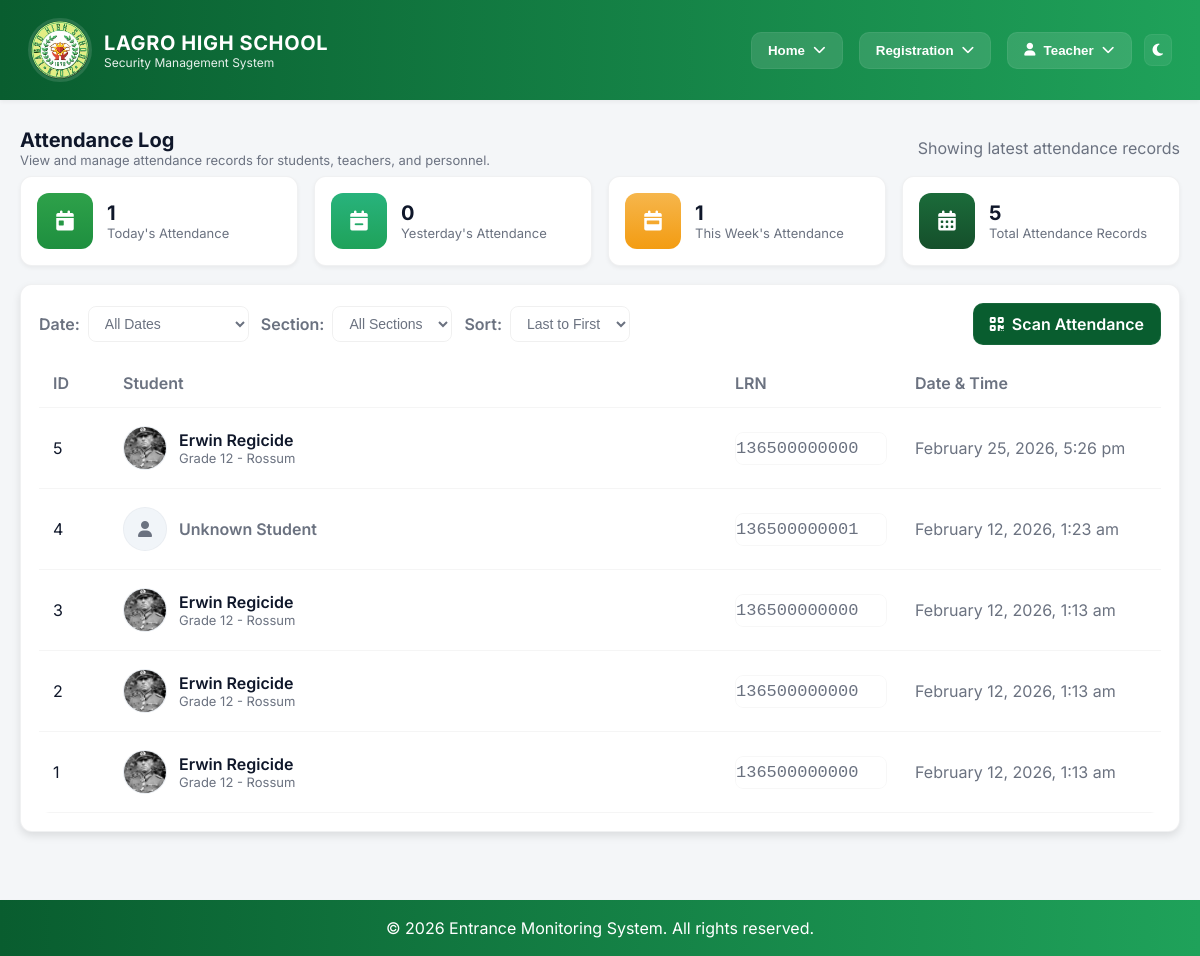
Screenshot of /webpages/attendance-log.php (signed in) with the database file from the repository.
### tables this page shows
CREATE TABLE `attendance` (
  `id` int(11) NOT NULL,
  `student_lrn` varchar(100) NOT NULL,
  `timestamp` timestamp NOT NULL DEFAULT current_timestamp() ON UPDATE current_timestamp()
);

CREATE TABLE `student_info` (
  `id` int(11) NOT NULL,
  `first_name` varchar(50) NOT NULL,
  `middle_name` varchar(50) DEFAULT NULL,
  `last_name` varchar(50) NOT NULL,
  `lrn` varchar(12) NOT NULL,
  `grade_level` int(11) NOT NULL,
  `section` varchar(30) NOT NULL,
  `birthdate` date NOT NULL,
  `age` int(11) NOT NULL,
  `sex` varchar(10) NOT NULL,
  `student_address` text NOT NULL,
  `contact_number` varchar(15) NOT NULL,
  `email_address` varchar(100) NOT NULL,
  `parent_guardian` varchar(100) NOT NULL,
  `parent_guardian_contact` varchar(15) NOT NULL,
  `relationship` varchar(30) DEFAULT NULL,
  `profile_picture` varchar(255) DEFAULT NULL,
  `account_password` varchar(100) NOT NULL,
  `qr_code_url` longtext DEFAULT NULL,
  `qr_code_generated_at` timestamp NULL DEFAULT NULL,
  `is_registered` int(11) DEFAULT 0
);

### include/role_access.php (called while the page is built, shortened)
<?php
if (!function_exists('getCurrentUserRole')) {
function getCurrentUserRole() {
    if (isset($_SESSION['employee_id']) && !empty($_SESSION['employee_id'])) {
        global $conn;
        $emp_id = $_SESSION['employee_id'];
        $stmt = $conn->prepare("SELECT employee_type FROM employee_info WHERE employee_id = ?");
        $stmt->bind_param("s", $emp_id);
        $stmt->execute();
        $result = $stmt->get_result();
        $employee = $result->fetch_assoc();
        if ($employee && !empty($employee['employee_type'])) {
            $employee_type = strtoupper($employee['employee_type']);
            if (strpos($employee_type, 'TEACHER') !== false || strpos($employee_type, 'INSTRUCTOR') !== false) {
                return 'TEACHER';
            } elseif (strpos($employee_type, 'SECURITY') !== false) {
                return 'SECURITY';
            } else {
                return 'OTHER_PERSONNEL';
            }
        }
    }
    return null;
}
}
?>

### webpages/attendance-log.php (the view, shortened to what this page needs)
<?php
include_once "../include/db_conn.php";
include "../include/role_access.php";
$records_per_page = 10;
$page = isset($_GET['page']) ? (int)$_GET['page'] : 1;
$offset = ($page - 1) * $records_per_page;
$sort_order = isset($_GET['sort']) ? $_GET['sort'] : 'DESC';
$where_clause = '';
$sql = "SELECT a.id, a.student_lrn, a.timestamp,
        s.first_name, s.last_name, s.grade_level, s.section, s.profile_picture
        FROM attendance a
        LEFT JOIN student_info s ON a.student_lrn = s.lrn
        $where_clause
        ORDER BY a.timestamp $sort_order
        LIMIT $offset, $records_per_page";
$result = $conn->query($sql);
$today = date('Y-m-d');
$stats_sql = "SELECT
    (SELECT COUNT(*) FROM attendance WHERE DATE(timestamp) = '$today') as today_count,
    (SELECT COUNT(*) FROM attendance WHERE DATE(timestamp) = DATE_SUB('$today', INTERVAL 1 DAY)) as yesterday_count,
    (SELECT COUNT(*) FROM attendance WHERE DATE(timestamp) BETWEEN DATE_SUB('$today', INTERVAL 7 DAY) AND '$today') as week_count,
    (SELECT COUNT(*) FROM attendance) as total_count";
$stats_result = $conn->query($stats_sql);
$stats = $stats_result->fetch_assoc();
?>
<!DOCTYPE html>
<html lang="en">
<head>
</head>
<body>
    <?php
    include "../include/header.php";
    ?>
    <main class="container">
        <div class="page-title">
            <div>
                <h2>Attendance Log</h2>
                <p>View and manage attendance records for students, teachers, and personnel.</p>
            </div>
            <div class="muted">Showing latest attendance records</div>
        </div>
        <section>
            <div class="stats-grid">
                <div class="stat">
                    <div class="icon today"><i class="fas fa-calendar-day"></i></div>
                    <div class="info">
                        <h3><?php echo $stats['today_count']; ?></h3>
                        <p>Today's Attendance</p>
                    </div>
                </div>
                <div class="stat">
                    <div class="icon yesterday"><i class="fas fa-calendar-minus"></i></div>
                    <div class="info">
                        <h3><?php echo $stats['yesterday_count']; ?></h3>
                        <p>Yesterday's Attendance</p>
                    </div>
                </div>
                <div class="stat">
                    <div class="icon week"><i class="fas fa-calendar-week"></i></div>
                    <div class="info">
                        <h3><?php echo $stats['week_count']; ?></h3>
                        <p>This Week's Attendance</p>
                    </div>
                </div>
                <div class="stat">
                    <div class="icon total"><i class="fas fa-calendar-alt"></i></div>
                    <div class="info">
                        <h3><?php echo $stats['total_count']; ?></h3>
                        <p>Total Attendance Records</p>
                    </div>
                </div>
            </div>
            <div class="panel">
                <div class="filter-row">
                    <div class="filter-left">
                        <form method="GET" action="" id="filterForm" style="display: flex; align-items: center; gap: 12px;">
                            <div style="display: flex; align-items: center; gap: 8px;">
                                <label class="filter-label">Date:</label>
                                <select id="date" name="date" onchange="document.getElementById('filterForm').submit();">
                                    <option value="">All Dates</option>
                                </select>
                            </div>
                            <div style="display: flex; align-items: center; gap: 8px;">
                                <label class="filter-label">Section:</label>
                                <select id="section" name="section" onchange="document.getElementById('filterForm').submit();">
                                    <option value="">All Sections</option>
                                </select>
                            </div>
                            <div style="display: flex; align-items: center; gap: 8px;">
                                <label class="filter-label">Sort:</label>
                                <select id="sort" name="sort" onchange="document.getElementById('filterForm').submit();">
                                    <option value="DESC" <?php echo ($sort_order == 'DESC') ? 'selected' : ''; ?>>Last to First</option>
                                </select>
                            </div>
                        </form>
                    </div>
                    <div>
                        <a class="btn-scan" href="scanner.php"><i class="fa-solid fa-qrcode"></i> Scan Attendance</a>
                    </div>
                </div>
                <?php if ($result && $result->num_rows > 0): ?>
                    <div style="overflow:hidden; border-radius:10px;">
                        <table class="attendance-table">
                            <thead>
                                <tr>
                                    <th style="width:70px;">ID</th>
                                    <th>Student</th>
                                    <th style="width:180px;">LRN</th>
                                    <th style="width:260px;">Date & Time</th>
                                </tr>
                            </thead>
                            <tbody>
                                <?php while ($row = $result->fetch_assoc()): ?>
                                    <tr>
                                        <td><?php echo $row['id']; ?></td>
                                        <td>
                                            <div class="student-info">
                                                <div class="avatar">
                                                    <?php if (!empty($row['profile_picture']) && file_exists($row['profile_picture'])): ?>
                                                        <img src="<?php echo htmlspecialchars($row['profile_picture']); ?>" alt="Student Photo">
                                                    <?php else: ?>
                                                        <i class="fas fa-user" style="color:var(--muted);"></i>
                                                    <?php endif; ?>
                                                </div>
                                                <div>
                                                    <div class="student-name">
                                                        <?php
                                                        if (!empty($row['first_name']) && !empty($row['last_name'])) {
                                                            echo htmlspecialchars($row['first_name'] . ' ' . $row['last_name']);
                                                        } else {
                                                            echo '<span style="color: var(--muted);">Unknown Student</span>';
                                                        }
                                                        ?>
                                                    </div>
                                                    <?php if (!empty($row['grade_level']) && !empty($row['section'])): ?>
                                                        <div class="student-meta">Grade <?php echo htmlspecialchars($row['grade_level']); ?> - <?php echo htmlspecialchars($row['section']); ?></div>
                                                    <?php endif; ?>
                                                </div>
                                            </div>
                                        </td>
                                        <td>
                                            <div class="lrn-badge"><?php echo htmlspecialchars($row['student_lrn']); ?></div>
                                        </td>
                                        <td class="muted"><?php echo date('F j, Y, g:i a', strtotime($row['timestamp'])); ?></td>
                                    </tr>
                                <?php endwhile; ?>
                            </tbody>
                        </table>
                    </div>
                <?php endif; ?>
            </div>
        </section>
    </main>
    <?php include '../include/footer.php'; ?>
</body>
</html>

### webpages/attendance-log.php (style rules this page uses)
.container { max-width: 1200px; margin: 28px auto; padding: 0 20px 40px; gap: 24px; }
.page-title { grid-column: 1 / -1; display: flex; align-items: center; justify-content: space-between; gap: 12px; margin-bottom: 8px; }
.page-title h2 { font-size: 20px; margin: 0; }
.page-title p { margin: 0; color: var(--muted); font-size: 13px; }
.stats-grid { display: grid; grid-template-columns: repeat(4, 1fr); gap: 16px; margin-bottom: 18px; }
.stat { background: var(--card); border-radius: 12px; padding: 16px; display: flex; align-items: center; gap: 14px; box-shadow: var(--shadow-sm); border: var(--border); }
.stat .icon { width: 56px; height: 56px; border-radius: 12px; display: flex; align-items: center; justify-content: center; color: #fff; font-size: 20px; flex: 0 0 56px; }
.stat .info h3 { margin: 0; font-size: 20px; }
.stat .info p { margin: 0; color: var(--muted); font-size: 13px; }
.icon.today { background: linear-gradient(180deg, #2ea14a, #1e8f3f); }
.icon.yesterday { background: linear-gradient(180deg, #28b37c, #1fa25a); }
.icon.week { background: linear-gradient(180deg, #f6b64c, #f39c12); }
.icon.total { background: linear-gradient(180deg, #1b6b3a, #154f2b); }
.panel { background: var(--card); border-radius: 12px; padding: 18px; box-shadow: var(--shadow-md); border: var(--border); }
.filter-row { display: flex; align-items: center; justify-content: space-between; gap: 12px; margin-bottom: 14px; }
.filter-left { display: flex; align-items: center; gap: 12px; }
.filter-label { color: var(--muted); font-weight: 600; }
select#date, select#section, select#sort { padding: 8px 12px; border-radius: 8px; border: 1px solid rgba(0, 0, 0, 0.06); background: transparent; color: var(--muted); font-size: 14px; cursor: pointer; transition: all 0.2s ease; }
.attendance-table { width: 100%; border-collapse: collapse; }
.attendance-table thead th { text-align: left; padding: 14px; color: var(--muted); font-weight: 600; border-bottom: 1px solid rgba(0, 0, 0, 0.04); }
.attendance-table tbody tr { border-bottom: 1px solid rgba(0, 0, 0, 0.04); }
.attendance-table td { padding: 18px 14px; vertical-align: middle; }
.student-info { display: flex; align-items: center; gap: 12px; }
.avatar { width: 44px; height: 44px; border-radius: 999px; overflow: hidden; display: flex; align-items: center; justify-content: center; background: #f1f5f9; border: 1px solid rgba(15, 23, 42, 0.03); }
.avatar img { width: 100%; height: 100%; object-fit: cover; }
.student-name { font-weight: 600; }
.student-meta { font-size: 13px; color: var(--muted); }
.lrn-badge { background: none; padding: 6px 0px; border-radius: 8px; font-family: monospace; font-size: 17px; color: var(--muted); border: 1px solid rgba(0, 0, 0, 0.03); }
.muted { color: var(--muted); }

### include/header.php (style rules this page uses)
:root { --bg: #f4f6f8; --card: #ffffff; --muted: #6b7280; --green-1: #095d2fff; --green-2: #1fa25a; --radius: 12px; --shadow-sm: 0 6px 18px rgba(19, 42, 34, 0.06); --shadow-md: 0 12px 30px rgba(19, 42, 34, 0.08); --border: 1px solid rgba(15, 23, 42, 0.06); --text: #0f172a; --primary-color: #229221; --primary-dark: #105a0f; --secondary-color: #24a85b; --secondary-dark: #27ae60; --accent-color: #f39c12; --dark-color: #306e3a; --light-color: #ecf0f1; --danger-color: #e74c3c; --grey-100: #f8f9fa; --grey-200: #e9ecef; --grey-300: #dee2e6; --grey-400: #ced4da; --grey-500: #adb5bd; --grey-600: #6c757d; --grey-700: #495057; --grey-800: #343a40; --grey-900: #212529; --white: #ffffff; --shadow-sm: 0 2px 4px rgba(0, 0, 0, 0.05); --shadow-md: 0 4px 8px rgba(0, 0, 0, 0.1); --shadow-lg: 0 8px 16px rgba(0, 0, 0, 0.1); --border-radius-sm: 4px; --border-radius-md: 8px; --border-radius-lg: 16px; --transition-fast: 150ms ease; --transition-normal: 300ms ease; --transition-slow: 500ms ease; --font-family: 'Montserrat', sans-serif; --success-color: #52b788; --danger-color: #e63946; }
* { box-sizing: border-box; }
html, body { height: 100%; }
body { margin: 0; font-family: 'Inter', system-ui, -apple-system, 'Segoe UI', Roboto, 'Helvetica Neue', Arial; background: var(--bg); color: var(--text); -webkit-font-smoothing: antialiased; -moz-osx-font-smoothing: grayscale; }
.btn-scan { background: var(--green-1); color: #fff; padding: 10px 16px; border-radius: 10px; font-weight: 600; text-decoration: none; display: inline-flex; align-items: center; gap: 8px; border: 1px solid rgba(255, 255, 255, 0.06); }

### rows the page displays
attendance: id "5", student_info.profile_picture (picture), student_info.first_name+last_name "Erwin Regicide", student_info.grade_level "12", student_info.section "Rossum", student_lrn "136500000000", timestamp "February 25, 2026, 5:26 pm"
attendance: id "4", shows "Unknown Student", student_lrn "136500000001", timestamp "February 12, 2026, 1:23 am"
attendance: id "3", student_info.profile_picture (picture), student_info.first_name+last_name "Erwin Regicide", student_info.grade_level "12", student_info.section "Rossum", student_lrn "136500000000", timestamp "February 12, 2026, 1:13 am"
attendance: id "2", student_info.profile_picture (picture), student_info.first_name+last_name "Erwin Regicide", student_info.grade_level "12", student_info.section "Rossum", student_lrn "136500000000", timestamp "February 12, 2026, 1:13 am"
attendance: id "1", student_info.profile_picture (picture), student_info.first_name+last_name "Erwin Regicide", student_info.grade_level "12", student_info.section "Rossum", student_lrn "136500000000", timestamp "February 12, 2026, 1:13 am"

### other values shown
$_SESSION['first_name'] "Teacher"
$stats['today_count'] "1"
$stats['yesterday_count'] "0"
$stats['week_count'] "1"
$stats['total_count'] "5"
